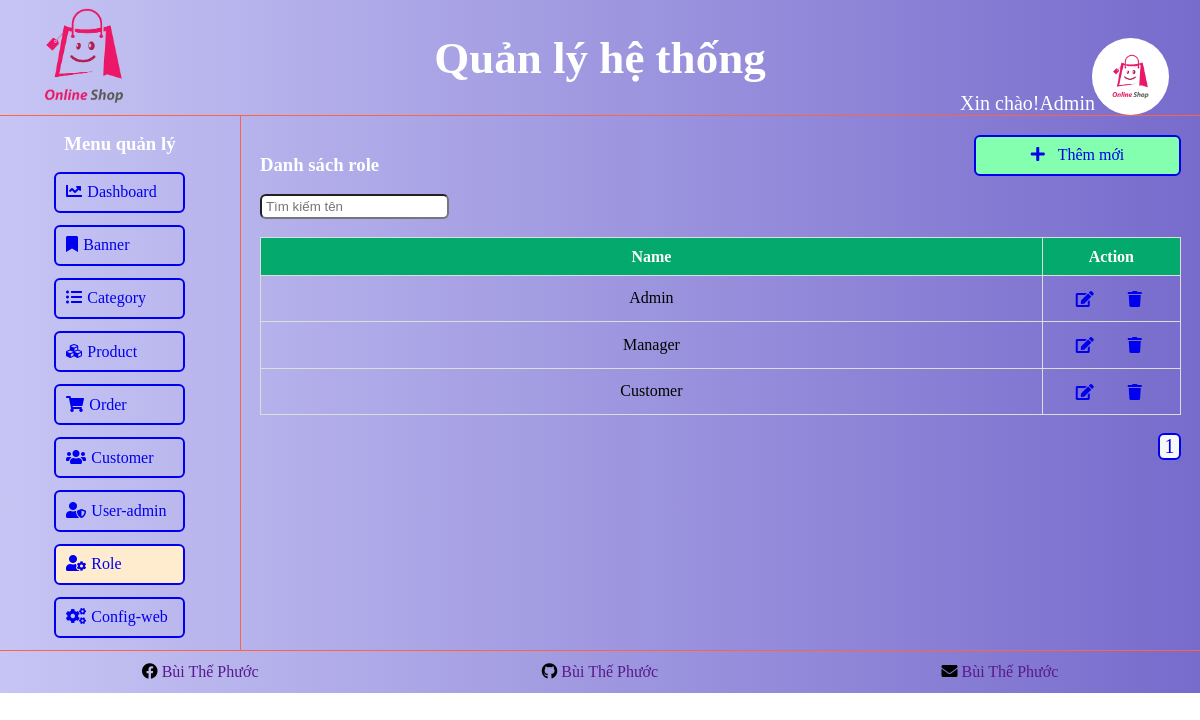
Page /admin/role/index.php (signed in) on the committed database.
### tables this page shows
CREATE TABLE `tbl_role` (
  `id` int NOT NULL,
  `name` varchar(100) NOT NULL,
  `created_at` timestamp NOT NULL DEFAULT CURRENT_TIMESTAMP,
  `updated_at` timestamp NOT NULL DEFAULT CURRENT_TIMESTAMP ON UPDATE CURRENT_TIMESTAMP
);

### database/db_helper.php (called while the page is built, shortened)
<?php
    function getData($sql, $isSingle = false){
        $data = null;
        $conn = mysqli_connect(HOST_NAME, USER_NAME, PASSWORD, DB_NAME);
        $conn->set_charset('utf-8');
        $result = mysqli_query($conn, $sql);
        if($isSingle){
            $data = mysqli_fetch_array($result, MYSQLI_ASSOC);
        }
        else{
            $data = [];
            while(($row = mysqli_fetch_array($result, MYSQLI_ASSOC)) != null){
                $data[] = $row;
            }
        }
        return $data;
    }
?>

### admin/role/index.php (the view, shortened to what this page needs)
<?php
    include_once('../layout/header.php');
    include_once('../layout/sidebar.php');
?>
<?php
    $text_search = '';
    $page = 1;
    $sqlTotal = "SELECT COUNT(*) FROM tbl_role WHERE name LIKE '%$text_search%'";
    $total_result = getData($sqlTotal, 1)['COUNT(*)'];
    $total_result_page = 5;
    $total_page = ceil($total_result/$total_result_page);
    $skip_result = $total_result_page * ($page - 1);
    $sql = "SELECT * FROM tbl_role WHERE name LIKE '%$text_search%' LIMIT $total_result_page OFFSET $skip_result";
    $result = getData($sql);
?>
<div class="table-data">
                    <div class="header-table">
                        <h3>Danh sách role</h3>
                        <a href="<?=url_Admin?>/role/create.php" class="a-icon">
                            <div class="icon">
                                <i class="fas fa-plus"></i>
                                Thêm mới
                            </div>
                        </a>
                    </div>
                    <div class="main-table">
                        <form action="">
                            <input value="<?=$text_search?>" type="search" name="key_search" class="key-search" placeholder="Tìm kiếm tên">
                        </form>
                        <table id="table-data">
                            <thead>
                                <tr>
                                    <th>Name</th>
                                    <th>Action</th>
                                </tr>
                            </thead>
                            <tbody>
                                <?php if(!empty($result)):?>
                                    <?php foreach ($result as $value) :?>
                                    <tr>
                                        <td>
                                            <?=$value['name']?>
                                        </td>
                                        <td class="action-user">
                                            <div class="icon">
                                                <a href="<?=url_Admin?>/role/update.php?id=<?=$value['id']?>" title="Edit">
                                                    <i class="fas fa-edit"></i>
                                                </a>
                                                <a href="<?=url_Admin?>/role/?action=del&id=<?=$value['id']?>" title="Delete"  onclick="return confirm('Bạn có thực sự muốn xóa dòng dữ liệu này!')">
                                                    <i class="fas fa-trash"></i>
                                                </a>
                                            </div>
                                        </td>
                                    </tr>
                                    <?php endforeach;?>
                                <?php else: ?>
                                    <tr>
                                        <td colspan="4">Không có dữ liệu!</td>
                                    </tr>
                                <?php endif;?>
                            </tbody>
                          </table>
                    </div>
                    <div class="page-list">
                        <?php for ($i=1; $i<=$total_page; $i++) : ?>
                            <a href="?page=<?= $i ?>&text_search=<?=$text_search?>"><?= $i ?></a>
                        <?php endfor; ?>
                    </div>
                </div>
<?php
    include_once('../layout/footer.php');
?>

### public/admin/css/main.css (style rules this page uses)
* { margin: 0; padding: 0; }
.container h3, h2, span { color: white; }
.main .header-table { display: flex; flex-direction: row; align-items: flex-end;; justify-content: space-between; }
.a-icon { text-decoration: none; border: solid 2px; width: 20%; text-align: center; padding: 1%; border-radius: 6px; background-color: #84ffaf; }
.a-icon .icon i { margin-right: 5%; }
.main .main-table { margin: 2% 0; }
.main-table .key-search { height: 25px; padding: 0px 4px; border-radius: 6px; margin-bottom: 2%; }
.main .table-data { width: 96%; margin: 2% 2%; }
#table-data { border-collapse: collapse; width: 100%; }
#table-data td, #table-data th { border: 1px solid #ddd; padding-left: 2%; padding-right: 2%; padding-top: 1%; padding-bottom: 1%; text-align: center; }
#table-data th { text-align: left; background-color: #04AA6D; color: white; text-align: center; }
#table-data .action-user { width: 15%; }
#table-data .action-user a { margin-right: 5%; }
.action-user .icon { display: flex; flex-direction: row; align-items: center; justify-content: space-around; width: 100%; }
#table-data a { text-decoration: none; display: block; width: 20%; height: 25px; border-radius: 6px; padding-right: 10%; padding-left: 10%; padding-top: 2%; }
#table-data a > i { margin-top: 4px; margin-right: -2px; }
.table-data .page-list { display: flex; flex-direction: row; align-items: center; justify-content: flex-end; width: 100%; }
.page-list a { margin-left: 1%; font-size: 20px; text-decoration: none; width: 2%; height: 100%; border: solid 2px; text-align: center; background-color: #f7f9f9; border-radius: 6px; }

### rows in the picture
tbl_role: name "Admin"
tbl_role: name "Manager"
tbl_role: name "Customer"

### other values in the picture
$_SESSION['admin']['name'] "Admin"
